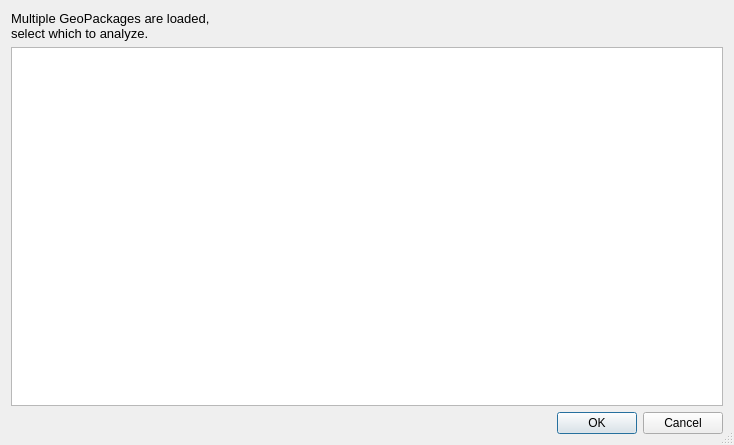
<?xml version="1.0" encoding="UTF-8"?>
<ui version="4.0">
 <class>SelectGeoPackageDialog</class>
 <widget class="QDialog" name="SelectGeoPackageDialog">
  <property name="geometry">
   <rect>
    <x>0</x>
    <y>0</y>
    <width>734</width>
    <height>445</height>
   </rect>
  </property>
  <property name="windowTitle">
   <string>Select GeoPackage to analyse</string>
  </property>
  <property name="windowIcon">
   <iconset>
    <normaloff>assets/svedigark.svg</normaloff>assets/svedigark.svg</iconset>
  </property>
  <property name="sizeGripEnabled">
   <bool>true</bool>
  </property>
  <layout class="QGridLayout" name="gridLayout">
   <item row="0" column="0">
    <layout class="QVBoxLayout" name="verticalLayout">
     <item>
      <layout class="QHBoxLayout" name="horizontalLayout">
       <item>
        <widget class="QLabel" name="label">
         <property name="font">
          <font>
           <pointsize>10</pointsize>
          </font>
         </property>
         <property name="text">
          <string>Multiple GeoPackages are loaded,
select which to analyze.</string>
         </property>
         <property name="textFormat">
          <enum>Qt::AutoText</enum>
         </property>
        </widget>
       </item>
       <item>
        <spacer name="horizontalSpacer">
         <property name="orientation">
          <enum>Qt::Horizontal</enum>
         </property>
         <property name="sizeHint" stdset="0">
          <size>
           <width>40</width>
           <height>20</height>
          </size>
         </property>
        </spacer>
       </item>
      </layout>
     </item>
     <item>
      <widget class="QListWidget" name="lwGeoPackages">
       <property name="toolTip">
        <string>Doubleclick to move databaases between lists</string>
       </property>
      </widget>
     </item>
     <item>
      <widget class="QDialogButtonBox" name="button_box">
       <property name="orientation">
        <enum>Qt::Horizontal</enum>
       </property>
       <property name="standardButtons">
        <set>QDialogButtonBox::Cancel|QDialogButtonBox::Ok</set>
       </property>
      </widget>
     </item>
    </layout>
   </item>
  </layout>
 </widget>
 <resources/>
 <connections>
  <connection>
   <sender>button_box</sender>
   <signal>rejected()</signal>
   <receiver>SelectGeoPackageDialog</receiver>
   <slot>reject()</slot>
   <hints>
    <hint type="sourcelabel">
     <x>316</x>
     <y>260</y>
    </hint>
    <hint type="destinationlabel">
     <x>286</x>
     <y>274</y>
    </hint>
   </hints>
  </connection>
  <connection>
   <sender>button_box</sender>
   <signal>accepted()</signal>
   <receiver>SelectGeoPackageDialog</receiver>
   <slot>accept()</slot>
   <hints>
    <hint type="sourcelabel">
     <x>248</x>
     <y>254</y>
    </hint>
    <hint type="destinationlabel">
     <x>157</x>
     <y>274</y>
    </hint>
   </hints>
  </connection>
 </connections>
</ui>
